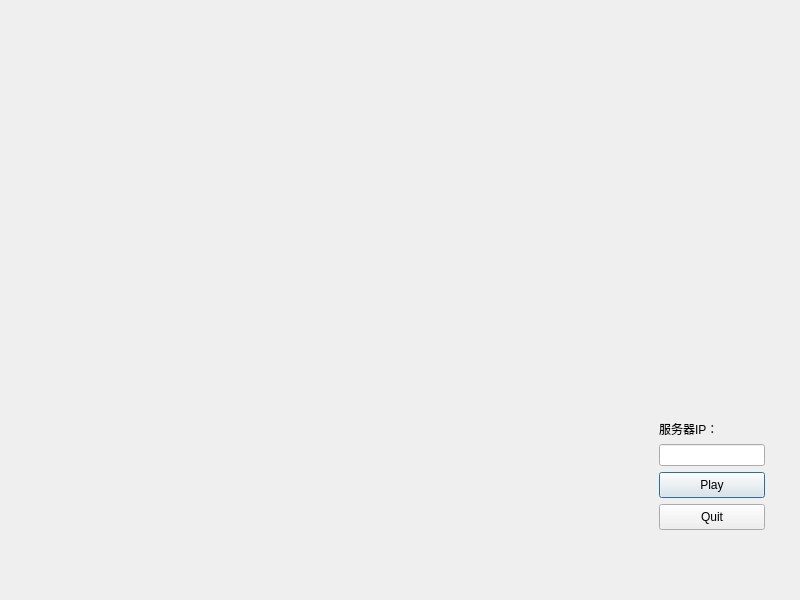
<?xml version="1.0" encoding="UTF-8"?>
<ui version="4.0">
 <class>Dialog</class>
 <widget class="QDialog" name="Dialog">
  <property name="geometry">
   <rect>
    <x>0</x>
    <y>0</y>
    <width>800</width>
    <height>600</height>
   </rect>
  </property>
  <property name="windowTitle">
   <string>Dialog</string>
  </property>
  <layout class="QHBoxLayout" name="horizontalLayout">
   <item>
    <widget class="ChessBoard" name="cb" native="true">
     <property name="sizePolicy">
      <sizepolicy hsizetype="Preferred" vsizetype="Preferred">
       <horstretch>4</horstretch>
       <verstretch>0</verstretch>
      </sizepolicy>
     </property>
    </widget>
   </item>
   <item>
    <widget class="QWidget" name="widget_2" native="true">
     <property name="sizePolicy">
      <sizepolicy hsizetype="Preferred" vsizetype="Preferred">
       <horstretch>1</horstretch>
       <verstretch>0</verstretch>
      </sizepolicy>
     </property>
     <layout class="QVBoxLayout" name="verticalLayout_2">
      <item>
       <layout class="QVBoxLayout" name="verticalLayout">
        <property name="leftMargin">
         <number>15</number>
        </property>
        <property name="topMargin">
         <number>400</number>
        </property>
        <property name="rightMargin">
         <number>15</number>
        </property>
        <property name="bottomMargin">
         <number>50</number>
        </property>
        <item>
         <widget class="QLabel" name="label">
          <property name="text">
           <string>服务器IP：</string>
          </property>
         </widget>
        </item>
        <item>
         <widget class="QLineEdit" name="ipLineEdit"/>
        </item>
        <item>
         <widget class="QPushButton" name="play">
          <property name="sizePolicy">
           <sizepolicy hsizetype="Expanding" vsizetype="Expanding">
            <horstretch>0</horstretch>
            <verstretch>0</verstretch>
           </sizepolicy>
          </property>
          <property name="text">
           <string>Play</string>
          </property>
         </widget>
        </item>
        <item>
         <widget class="QPushButton" name="quit">
          <property name="sizePolicy">
           <sizepolicy hsizetype="Expanding" vsizetype="Expanding">
            <horstretch>0</horstretch>
            <verstretch>0</verstretch>
           </sizepolicy>
          </property>
          <property name="text">
           <string>Quit</string>
          </property>
         </widget>
        </item>
       </layout>
      </item>
     </layout>
    </widget>
   </item>
  </layout>
 </widget>
 <customwidgets>
  <customwidget>
   <class>ChessBoard</class>
   <extends>QWidget</extends>
   <header location="global">chessboard.h</header>
   <container>1</container>
  </customwidget>
 </customwidgets>
 <resources/>
 <connections/>
</ui>
